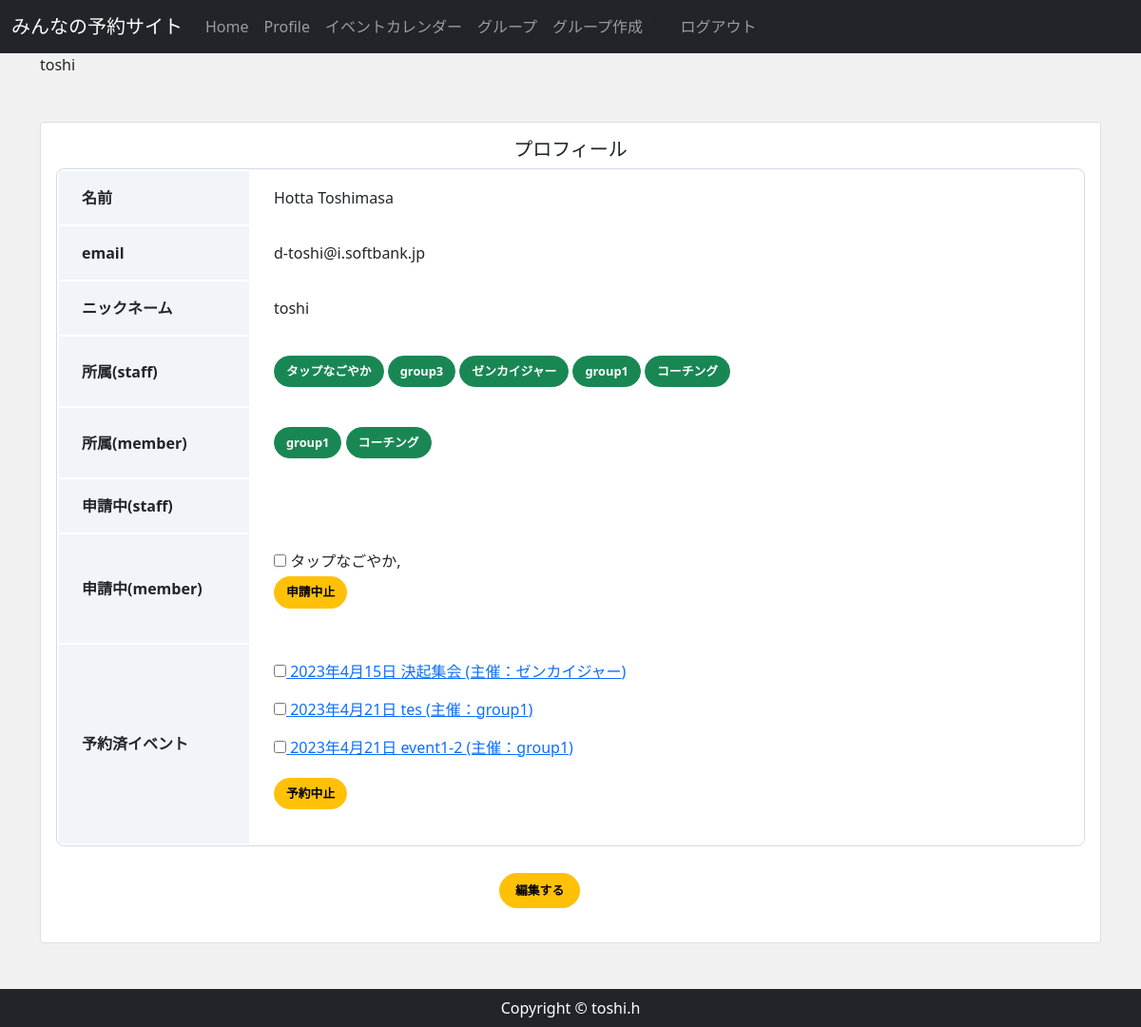
/accounts/profile/1/ (signed in), run on an earlier commit of the app's database.
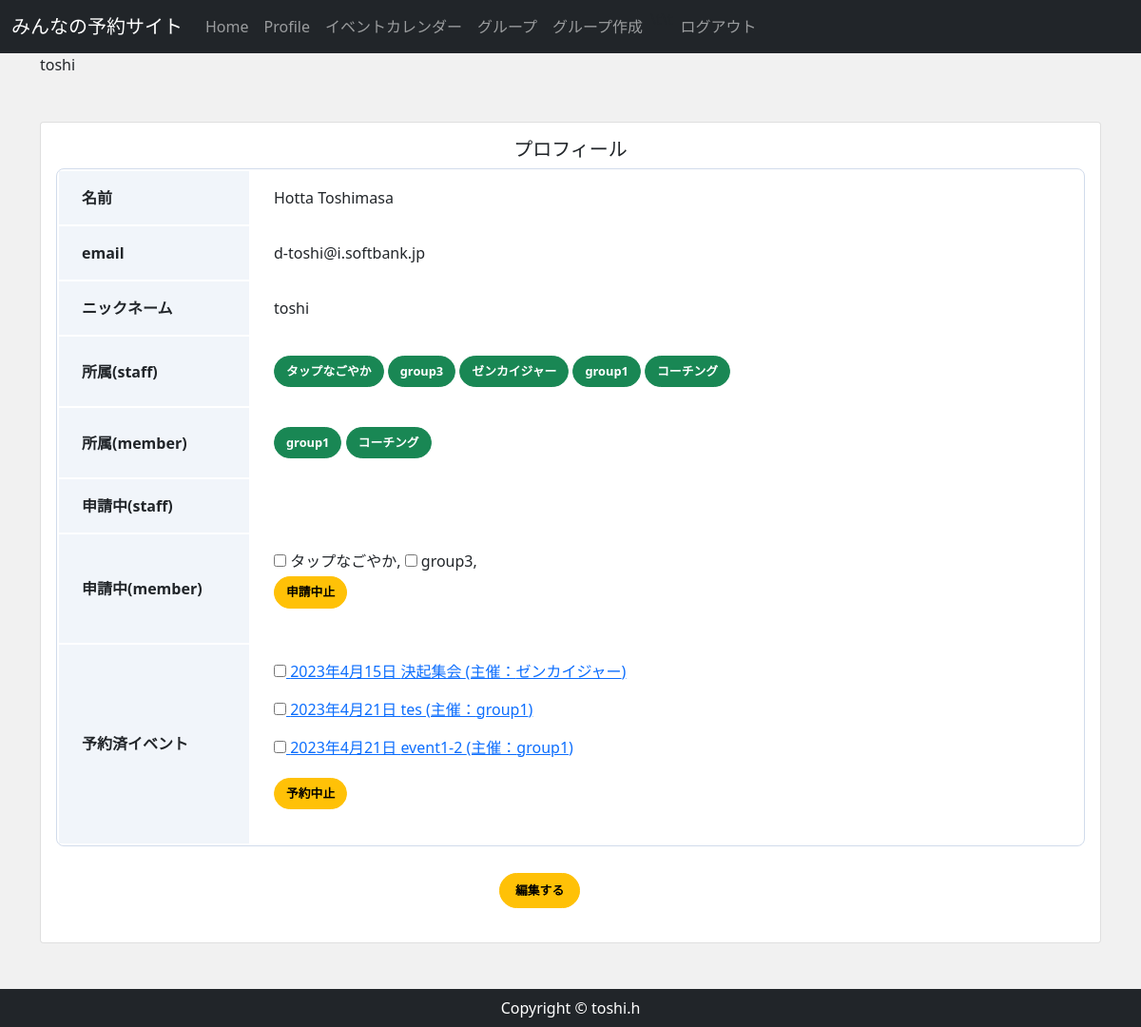
And on a later commit of the database.
### reservation/models.py (models this page shows)
class ApprovedStaff(models.Model):
    staff = models.ForeignKey(CustomUser,  on_delete=models.CASCADE,)
    group = models.ForeignKey(Group,  on_delete=models.CASCADE, )
    approved = models.BooleanField(default=False)
    class Meta:
        constraints = [
            models.UniqueConstraint(
                fields=["staff", "group"],
                name = "approved_staff_unique",
            ),
        ]

class Group(models.Model):
    group_name = models.CharField(max_length=150)
    group_detail = models.TextField()
    group_owner = models.ForeignKey(
        CustomUser,
        unique=False,
        db_index=True,
        related_name='owner',
        on_delete=models.CASCADE
    )
    def __str__(self):
        return self.group_name

class ApprovedMember(models.Model):
    member = models.ForeignKey(CustomUser,  on_delete=models.CASCADE)
    group = models.ForeignKey(Group,  on_delete=models.CASCADE)
    approved = models.BooleanField(default=False)
    class Meta:
        constraints = [
            models.UniqueConstraint(
                fields=["member", "group"],
                name = "approved_member_unique"
            ),
        ]

class ApplyingMember(models.Model):
    member = models.ForeignKey(CustomUser, on_delete=models.CASCADE, )
    group = models.ForeignKey(Group, on_delete=models.CASCADE,)
    applying = models.BooleanField(default=False)
    class Meta:
        constraints = [
            models.UniqueConstraint(
                fields=["member", "group"],
                name = "appliyng_member_unique"
            ),
        ]

class Join(models.Model):
    join_name = models.ForeignKey(CustomUser, on_delete=models.CASCADE)
    join_event = models.ForeignKey(Event, on_delete=models.CASCADE)
    join = models.BooleanField(default=False)
    class Meta:
        constraints = [
            models.UniqueConstraint(
                fields=["join_name","join_event"],
                name = "join_unique"
            ),
        ]

class Event(models.Model):
    event_title = models.CharField(max_length=150)
    event_detail = models.TextField()
    group = models.ForeignKey(Group,  on_delete=models.CASCADE, related_name="group_event")
    event_date = models.DateField()
    start_time = models.TimeField()
    end_time = models.TimeField()
    def __str__(self):
        return self.event_title

### accounts/views.py (the view, shortened to what this page needs)
# urls.py: path('profile/<int:pk>/', views.ProfileView.as_view(), name='profile'),
class ProfileView(OnlyYouMixin, DetailView):
    model = CustomUser
    template_name = 'account/userprofile.html'
    def get(self, request, *args, **kwargs):
        user_data = CustomUser.objects.get(email=self.request.user)
        group_data_m = ApprovedMember.objects.filter(member=user_data, approved=True)
        group_data_s = ApprovedStaff.objects.filter(staff=user_data, approved=True)
        event_join=Join.objects.filter(join_name=self.request.user, join=True).order_by('join_event__event_date', 'join_event__start_time')
        return render(request, self.template_name,{
            'group_data_m':group_data_m,
            'group_data_s':group_data_s,
            'user_data':user_data,
            'event_join':event_join,
        })

### accounts/models.py (called while the page is built)
    def __str__(self):
        return self.email

    @property
    def is_active(self):
        return self.active

### accounts/views.py (called while the page is built)
    def test_func(self):
        user = self.request.user
        return user.pk == self.kwargs['pk']

### accounts/templates/account/userprofile.html (shortened to what this page needs)
{% extends 'reservation/base.html' %}
{% block content %}
    <div class="card  my-5 mx-auto">
        <div class="card-body">
        <div class="carl-body">
            <h5 class="card-title text-center">プロフィール</h5>
            <table class="profile_table mb-4 ">
                <tbody>
                    <tr>
                        <th class="header">名前</th>
                        <td class="data">{{ user.last_name }} {{ user.first_name }} </td>
                    </tr>
                    <tr>
                        <th class="header">email</th>
                        <td class="data">{{ user.email }}</td>
                    </tr>
                    <tr>
                        <th class="header">ニックネーム</th>
                        <td class="data">{{ user.nickname }}</td>
                    </tr>
                    <tr>
                        <th class="header">所属(staff)</th>
                        <td class="data">
                        {% for group_s in group_data_s %}
                        <a href="{% url 'group_detail_cal' group_s.group.pk  %} " class="btn btn-success my-1">{{ group_s.group }}</a>
                        {% endfor %}
                        </td>
                    </tr>
                    <tr>
                        <th class="header">所属(member)</th>
                        <td class="data">
                        {% for group_m in group_data_m %}
                        <a href="{% url 'group_detail_cal' group_m.group.pk  %} " class="btn btn-success my-1">{{ group_m.group }}</a>
                        {% endfor %}
                        </td>
                    </tr>
                    <tr>
                        <th class="header">申請中(staff)</th>
                        <td class="data">
                        </td>
                    </tr>
                    <tr>
                        <th class="header">申請中(member)</th>
                        <td class="data">
                        <form action="" method="POST">
                        {% for applying_m in user.applyingmember_set.all %}
                        <label><input type="checkbox" name="applying_m_group" value="{{ applying_m.pk }}">
                        {{ applying_m.group }}</label>,
                        {% endfor %}
                        {% if user.applyingmember_set.all %}
                        <p><input type="submit" value="申請中止" class="btn btn-warning my-1"></p>
                        {% endif %}
                        </form>
                        </td>
                    </tr>
                    <tr>
                        <th class="header">予約済イベント</th>
                        <td class="data">
                        <form action="" method="POST">
                        {% for event in event_join %}
                            <p>
                            <label><input type="checkbox" name="event_join" value="{{ event.pk }}"><a href="{% url 'event_detail' event.join_event.pk %}">
                            {{event.join_event.event_date}} {{ event.join_event }} (主催：{{ event.join_event.group }})</a></label>
                            </p>
                        {% endfor %}
                        {% if user.join_set.all %}
                        <p><input type="submit" value="予約中止" class="btn btn-warning my-1"></p>
                        {% endif %}
                        </form>
                        </td>
                    </tr>
                </tbody>
            </table>
            <div class="button my-3 mx-auto">
                <a href="{% url 'userprofile_form' user.pk %}" class="btn btn-lg btn-warning btn-block my-1">編集する</a>
            </div>
        </div>
    </div>
    </div>
{% endblock %}

What changed in the data, as far as the page shows it:
added ApplyingMember: group "group3"
